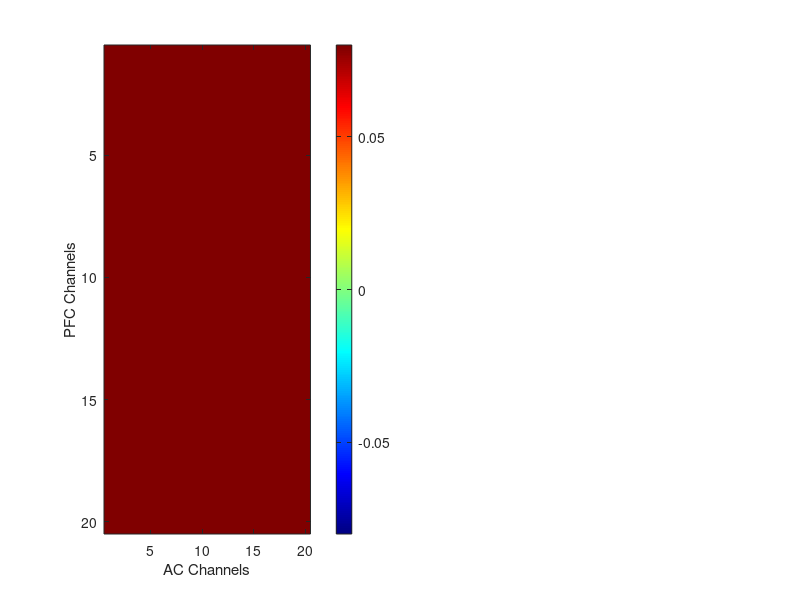

Write the MATLAB code that produced this figure. (Note: this script raises an error after producing the figure.)
%% Define data

Frequency_Band  = 'theta';                     % Options: 'theta', 'alpha', 'beta', 'gamma', 'highGamma'
Statistic       = 'PSI';                       % Options: 'Granger' or 'Coherence'
animals         = {'MrCassius', 'MrM'};                     % Options: 'MrCassius' and/or 'MrM'
Epoch           = 'testToneOnset';
Behavior        = 'Correct';                   % Options: Correct or Wrong

% Select PSI data directory
% as of 1/14/25 the most important input is the directory because it
% determines what two conditions are stored in the file 

rootdir  = 'C:\Users\Corey Roach\Documents\00_DATA\PriorOnly_TestTone_HighSNR_Correct_Congruency_PSI';
%savedir = 'C:\Users\Corey Roach\Documents\00_DATA\PretoneOnly_TestTone_HighSNR_Correct_Congruency_PSI';                                        % path to the parent directory where all new data will be stored (save structure: RecDate >> Animal >> Epoch >> all figures/files)
sessions = dir(fullfile(rootdir, '19*'));

% designations are used for outfile naming convention only
SNR_designation = 'High';                     % Options: HighSNR or LowSNR
Condition_1_designation = 'Congruent_Trials';    % Options: Can be almost any 
Condition_2_designation = 'Incongruent_Trials';

%%

% Define the PFC and AC channel labels and generate temporary grids

channels = arrayfun(@(x) sprintf('ch%02d', x), 3:22, 'UniformOutput', false);
Condition_1_PSI_grid = cell(20, 20); 
Condition_2_PSI_grid = cell(20, 20);

%% Loop through all sessions and sort PSI values by channel-pair 

% Preallocate cell arrays for storing results
num_sessions   = length(sessions);
monte_Results  = cell(num_sessions, 1);
Wilcox_Results = cell(num_sessions, 1);

for i = 1:length(sessions)

    RecDate = sessions(i).name;

    for j = 1:length(animals)

        Animal = animals{j};
        
        if exist(fullfile(rootdir, RecDate, Animal, extractBefore(Epoch, 'Onset'), 'Correct'), 'dir')
            if strcmp(Statistic, 'PSI')
                files = dir(fullfile(rootdir, RecDate, Animal, extractBefore(Epoch, 'Onset'), 'Correct', ['*' Frequency_Band '*PSI_data.mat']));
            end
        else
        continue;
        end
        
        if ~isempty(files)
            fprintf('Processing session %s: ', num2str(RecDate));
        end

            for k = 1:length(files) % runs if there are any processed channel pairs in given frequency band
        
            file_name = files(k).name;

            % pull this sessions, PSI data 
            if strcmp(Statistic, 'PSI')
            channel_files = dir(fullfile(rootdir, RecDate, Animal, 'testTone', 'Correct', [extractBefore(file_name, 'PSI') '*']));
            end

            % 
            datadir = fullfile(rootdir, RecDate, Animal, extractBefore(Epoch, 'Onset'), 'Correct', file_name);
            load(datadir);
           
            dataMatrix_1  = PSI_Condition_1.psispctrm; 
            labels_1      = PSI_Condition_1.labelcmb;         
            dataMatrix_2  = PSI_Condition_2.psispctrm; 
            labels_2      = PSI_Condition_2.labelcmb;         
    
           % Populate Condition_1_PSI_grid with data
        
           for rowIdx_1 = 1:size(dataMatrix_1, 1)

            % Extract channel pair from label
            pfcLabel = labels_1{rowIdx_1, 1};  % First column: PFC label (e.g., 'D1_PFC_ch05')
            acLabel  = labels_1{rowIdx_1, 2};  % Second column: AC label (e.g., 'D3_AC_ch04')
            
            % Remove the 'D' component and isolate the channel labels
            pfcChannel = regexp(pfcLabel, 'PFC_ch\d+', 'match', 'once');  % Extract PFC channel
            acChannel  = regexp(acLabel, 'AC_ch\d+', 'match', 'once');    % Extract AC channel
        
            % Find indices in the grid
            pfcIdx = find(strcmp(channels, strrep(pfcChannel, 'PFC_', '')));
            acIdx = find(strcmp(channels, strrep(acChannel, 'AC_', '')));
        
                % Assign the data row to the grid position
                if ~isempty(pfcIdx) && ~isempty(acIdx)
                    if isempty(Condition_1_PSI_grid{pfcIdx, acIdx})
                    % Initialize the cell with the first row of data
                    Condition_1_PSI_grid{pfcIdx, acIdx} = dataMatrix_1(rowIdx_1, :);
                    else
                    % Append the new row of data to the existing data
                    Condition_1_PSI_grid{pfcIdx, acIdx} = [Condition_1_PSI_grid{pfcIdx, acIdx}; dataMatrix_1(rowIdx_1, :)];
                    end

                end
           end

           % Populate Condition_2_PSI_grid with data 

           for rowIdx_2 = 1:size(dataMatrix_2, 1)

            % Extract channel pair from label
            pfcLabel = labels_2{rowIdx_2, 1}; % First column: PFC label (e.g., 'D1_PFC_ch05')
            acLabel  = labels_2{rowIdx_2, 2};  % Second column: AC label (e.g., 'D3_AC_ch04')
            
            % Remove the 'D' component and isolate the channel labels
            pfcChannel = regexp(pfcLabel, 'PFC_ch\d+', 'match', 'once'); % Extract PFC channel
            acChannel  = regexp(acLabel, 'AC_ch\d+', 'match', 'once');    % Extract AC channel
        
            % Find indices in the grid
            pfcIdx = find(strcmp(channels, strrep(pfcChannel, 'PFC_', '')));
            acIdx  = find(strcmp(channels, strrep(acChannel, 'AC_', '')));
        
                % Assign the data row to the grid position
                if ~isempty(pfcIdx) && ~isempty(acIdx)
                    if isempty(Condition_2_PSI_grid{pfcIdx, acIdx})
                    % Initialize the cell with the first row of data
                    Condition_2_PSI_grid{pfcIdx, acIdx} = dataMatrix_2(rowIdx_2, :);
                    else
                    % Append the new row of data to the existing data
                    Condition_2_PSI_grid{pfcIdx, acIdx} = [Condition_2_PSI_grid{pfcIdx, acIdx}; dataMatrix_2(rowIdx_2, :)];
                    end                 
                end
           end
          
            
           [Wilcox_results, monte_results] = PSIScratchPad_v2(Frequency_Band, PSI_Condition_1, PSI_Condition_2);

            % Store results for this session
            monte_Results{i} = monte_results;
            Wilcox_Results{i} = Wilcox_results;


          end
      end
  end


%% 

num_sessions = length(Wilcox_Results);

% Preallocate column arrays
PFC_to_AC_Monte = [];
AC_to_PFC_Monte = [];

for i = 1:num_sessions
    % Check if the current cell in monte_Results is empty
    if isempty(monte_Results{i})
        continue; % Skip this iteration if the cell is empty
    end
    
    % Check if the required fields exist before accessing them
    if isfield(monte_Results{i}, 'pfc_to_ac') && isfield(monte_Results{i}, 'ac_to_pfc')
        % Extract PFC_to_AC and AC_to_PFC values safely
        PFC_to_AC_Monte = [PFC_to_AC_Monte; monte_Results{i}.pfc_to_ac(:)];
        AC_to_PFC_Monte = [AC_to_PFC_Monte; monte_Results{i}.ac_to_pfc(:)];
    end
end


%% percentage

% Count the number of values ≤ 0.05
PFC_to_AC_num_significant = sum(PFC_to_AC_Monte <= 0.05);
PFC_to_AC_total_values = numel(PFC_to_AC_Monte);
PFC_to_AC_percent_significant = (PFC_to_AC_num_significant / PFC_to_AC_total_values) * 100;

AC_to_PFC_num_significant = sum(AC_to_PFC_Monte <= 0.05);
AC_to_PFC_total_values = numel(AC_to_PFC_Monte);
AC_to_PFC_percent_significant = (AC_to_PFC_num_significant / AC_to_PFC_total_values) * 100;

%% Chi-Squared Test for Proportions 

observed = [PFC_to_AC_num_significant, PFC_to_AC_total_values - PFC_to_AC_num_significant; AC_to_PFC_num_significant, AC_to_PFC_total_values - AC_to_PFC_num_significant];

% Perform chi-square test
[h, p, stats] = fishertest(observed);


%% Average selected bands to output a single PSI value per channel pair (Condition 1)

if strcmp(Frequency_Band,'theta') == 1
% Define the range of columns to average
columnRange = 5:8;

% Initialize a new grid to store the averaged values
averagedGrid_1 = nan(20, 20); % Use NaN to handle empty grid positions

% Loop through each position in the grid
for pfcIdx = 1:20
    for acIdx = 1:20
        % Check if the grid position contains data
        if ~isempty(Condition_1_PSI_grid{pfcIdx, acIdx})
            % Extract the data matrix for the current position
            dataposition = Condition_1_PSI_grid{pfcIdx, acIdx};

            % Compute the average of the selected columns
            columnAverage = mean(dataposition(:, columnRange), 'all', 'omitnan');

            % Store the average in the new grid
            averagedGrid_1(pfcIdx, acIdx) = columnAverage;
        end
    end
end
end
% 
% if strcmp(Frequency_Band,'alpha') == 1
% % Define the range of columns to average
% columnRange = 8:14;
% 
% % Initialize a new grid to store the averaged values
% averagedGrid_1 = nan(20, 20); % Use NaN to handle empty grid positions
% 
% % Loop through each position in the grid
% for pfcIdx = 1:20
%     for acIdx = 1:20
%         % Check if the grid position contains data
%         if ~isempty(Condition_1_PSI_grid{pfcIdx, acIdx})
%             % Extract the data matrix for the current position
%             dataposition = Condition_1_PSI_grid{pfcIdx, acIdx};
% 
%             % Compute the average of the selected columns
%             columnAverage = mean(dataposition(:, columnRange), 'all', 'omitnan');
% 
%             % Store the average in the new grid
%             averagedGrid_1(pfcIdx, acIdx) = columnAverage;
%         end
%     end
% end
% end
% 
% if strcmp(Frequency_Band,'beta') == 1
% % Define the range of columns to average
% columnRange = 15:30;
% 
% % Initialize a new grid to store the averaged values
% averagedGrid_1 = nan(20, 20); % Use NaN to handle empty grid positions
% 
% % Loop through each position in the grid
% for pfcIdx = 1:20
%     for acIdx = 1:20
%         % Check if the grid position contains data
%         if ~isempty(Condition_1_PSI_grid{pfcIdx, acIdx})
%             % Extract the data matrix for the current position
%             dataposition = Condition_1_PSI_grid{pfcIdx, acIdx};
% 
%             % Compute the average of the selected columns
%             columnAverage = mean(dataposition(:, columnRange), 'all', 'omitnan');
% 
%             % Store the average in the new grid
%             averagedGrid_1(pfcIdx, acIdx) = columnAverage;
%         end
%     end
% end
% end
% 
%% Average selected bands to output a single PSI value per channel pair (Condition 2)

if strcmp(Frequency_Band,'theta') == 1
% Define the range of columns to average
columnRange = 5:8;

% Initialize a new grid to store the averaged values
averagedGrid_2 = nan(20, 20); % Use NaN to handle empty grid positions

% Loop through each position in the grid
for pfcIdx = 1:20
    for acIdx = 1:20
        % Check if the grid position contains data
        if ~isempty(Condition_2_PSI_grid{pfcIdx, acIdx})
            % Extract the data matrix for the current position
            dataposition = Condition_2_PSI_grid{pfcIdx, acIdx};

            % Compute the average of the selected columns
            columnAverage = mean(dataposition(:, columnRange), 'all', 'omitnan');

            % Store the average in the new grid
            averagedGrid_2(pfcIdx, acIdx) = columnAverage;
        end
    end
end
end

% if strcmp(Frequency_Band,'alpha') == 1
% % Define the range of columns to average
% columnRange = 8:14;
% 
% % Initialize a new grid to store the averaged values
% averagedGrid_2 = nan(20, 20); % Use NaN to handle empty grid positions
% 
% % Loop through each position in the grid
% for pfcIdx = 1:20
%     for acIdx = 1:20
%         % Check if the grid position contains data
%         if ~isempty(Condition_2_PSI_grid{pfcIdx, acIdx})
%             % Extract the data matrix for the current position
%             dataposition = Condition_2_PSI_grid{pfcIdx, acIdx};
% 
%             % Compute the average of the selected columns
%             columnAverage = mean(dataposition(:, columnRange), 'all', 'omitnan');
% 
%             % Store the average in the new grid
%             averagedGrid_2(pfcIdx, acIdx) = columnAverage;
%         end
%     end
% end
% end
% 
% if strcmp(Frequency_Band,'beta') == 1
% % Define the range of columns to average
% columnRange = 15:30;
% 
% % Initialize a new grid to store the averaged values
% averagedGrid_2 = nan(20, 20); % Use NaN to handle empty grid positions
% 
% % Loop through each position in the grid
% for pfcIdx = 1:20
%     for acIdx = 1:20
%         % Check if the grid position contains data
%         if ~isempty(Condition_2_PSI_grid{pfcIdx, acIdx})
%             % Extract the data matrix for the current position
%             dataposition = Condition_2_PSI_grid{pfcIdx, acIdx};
% 
%             % Compute the average of the selected columns
%             columnAverage = mean(dataposition(:, columnRange), 'all', 'omitnan');
% 
%             % Store the average in the new grid
%             averagedGrid_2(pfcIdx, acIdx) = columnAverage;
%         end
%     end
% end
% end

% %%
% 
% % Determine the global color range
% % globalMin = min([averagedGrid_1(:); averagedGrid_2(:)]);
% % globalMax = max([averagedGrid_1(:); averagedGrid_2(:)]);
% 
% % Determine the global color range
% globalMin = .001;
% globalMax = .15;
% 
% % Plot the first heatmap
% figure;
% subplot(1, 2, 1); % Create a subplot for side-by-side comparison
% imagesc(averagedGrid_1);
% colormap(jet); % Apply the same colormap
% caxis([globalMin, globalMax]); % Set consistent color limits
% % caxis([-.1, .1]); % Set consistent color limits
% 
% % Plot the first heatmap
% figure;
% subplot(1, 2, 1); % Create a subplot for side-by-side comparison
% imagesc(averagedGrid_1);
% colormap(jet); % Apply the same colormap
% caxis([globalMin, globalMax]); % Set consistent color limits
% % caxis([-.1, .1]); % Set consistent color limits
% 
% colorbar; % Add color bar
% 
% % Add axis labels and title
% xlabel('AC Channels');
% ylabel('PFC Channels');
% title([ 'Congruent  ', '', Statistic, '-', Frequency_Band, '-', Animal]);
% 
% % Adjust axis ticks to reflect channel numbers
% xticks(1:20);
% yticks(1:20);
% xticklabels(arrayfun(@(x) sprintf('ch%02d', x), 3:22, 'UniformOutput', false));
% yticklabels(arrayfun(@(x) sprintf('ch%02d', x), 3:22, 'UniformOutput', false));
% 
% % Improve visual appearance
% axis square; % Make the heatmap square
% 
% % Plot the second heatmap
% subplot(1, 2, 2); % Second subplot
% imagesc(averagedGrid_2);
% colormap(jet); % Apply the same colormap
% caxis([globalMin, globalMax]); % Set consistent color limits
% % caxis([-.1, .1]); % Set consistent color limits
% colorbar; % Add color bar
% 
% % Add axis labels and title
% xlabel('AC Channels');
% ylabel('PFC Channels');
% title([ 'Incongruent  ', '', Statistic, '-', Frequency_Band, '-', Animal]);
% 
% % Adjust axis ticks to reflect channel numbers
% xticks(1:20);
% yticks(1:20);
% xticklabels(arrayfun(@(x) sprintf('ch%02d', x), 3:22, 'UniformOutput', false));
% yticklabels(arrayfun(@(x) sprintf('ch%02d', x), 3:22, 'UniformOutput', false));
% 
% % Improve visual appearance
% axis square; % Make the heatmap square

% Determine the global color range
globalMin = -0.08;
globalMax = 0.08;

% Clamp values to the global color range
averagedGrid_1_clamped = max(globalMin, min(globalMax, averagedGrid_1));
averagedGrid_2_clamped = max(globalMin, min(globalMax, averagedGrid_2));

% Plot the first heatmap
figure;
subplot(1, 2, 1);
imagesc(averagedGrid_1_clamped);
colormap(jet(256)); % 256 instead of default 64
%colormap(jet)
caxis([globalMin, globalMax]);
colorbar;
xlabel('AC Channels');
ylabel('PFC Channels');
title(['Congruent  ', Statistic, '-', Frequency_Band, '-', Animal]);
xticks(1:20);
yticks(1:20);
xticklabels(arrayfun(@(x) sprintf('ch%02d', x), 3:22, 'UniformOutput', false));
yticklabels(arrayfun(@(x) sprintf('ch%02d', x), 3:22, 'UniformOutput', false));
axis square;

% Plot the second heatmap
subplot(1, 2, 2);
imagesc(averagedGrid_2_clamped);
colormap(jet(256)); % 256 instead of default 64
caxis([globalMin, globalMax]);
colorbar;
xlabel('AC Channels');
ylabel('PFC Channels');
title(['Incongruent  ', Statistic, '-', Frequency_Band, '-', Animal]);
xticks(1:20);
yticks(1:20);
xticklabels(arrayfun(@(x) sprintf('ch%02d', x), 3:22, 'UniformOutput', false));
yticklabels(arrayfun(@(x) sprintf('ch%02d', x), 3:22, 'UniformOutput', false));
axis square;

%%
% Assume averagedGrid_1 is your 20x20 array

% Create matrices for positive and negative values
averagedGrid_1_pos = zeros(size(averagedGrid_1));
averagedGrid_1_neg = zeros(size(averagedGrid_1));

% Assign positive values
averagedGrid_1_pos(averagedGrid_1 > 0) = averagedGrid_1(averagedGrid_1 > 0);
% Assign negative values
averagedGrid_1_neg(averagedGrid_1 < 0) = averagedGrid_1(averagedGrid_1 < 0);

% Assume averagedGrid_2 is your 20x20 array

% Create matrices for positive and negative values
averagedGrid_2_pos = zeros(size(averagedGrid_2));
averagedGrid_2_neg = zeros(size(averagedGrid_2));

% Assign positive values
averagedGrid_2_pos(averagedGrid_2 > 0) = averagedGrid_2(averagedGrid_2 > 0);
% Assign negative values
averagedGrid_2_neg(averagedGrid_2 < 0) = averagedGrid_2(averagedGrid_2 < 0);


%%

Summary = PosNegHistogram(averagedGrid_1_pos, averagedGrid_1_neg, averagedGrid_2_pos, averagedGrid_2_neg, 20);


%%

% PriorOnly_TestTone_HighSNR_Correct_Congruent_PFC_2_AC   = averagedGrid_1_pos;
% PriorOnly_TestTone_HighSNR_Correct_Incongruent_PFC_2_AC = averagedGrid_2_pos;
% PriorOnly_TestTone_HighSNR_Correct_Congruent_AC_2_PFC   = averagedGrid_1_neg;
% PriorOnly_TestTone_HighSNR_Correct_Incongruent_AC_2_PFC = averagedGrid_2_neg;
% 
% % Define the directory where you want to save the files
% save_dir = 'C:\Users\Corey Roach\Documents\00_DATA\PSI_Histogram_Summary'; % Change this to your actual directory
% 
% % List of variables to save
% vars = {'PriorOnly_TestTone_HighSNR_Correct_Congruent_PFC_2_AC', 'PriorOnly_TestTone_HighSNR_Correct_Incongruent_PFC_2_AC', 'PriorOnly_TestTone_HighSNR_Correct_Congruent_AC_2_PFC', 'PriorOnly_TestTone_HighSNR_Correct_Incongruent_AC_2_PFC'}; % Replace with your actual variable names
% 
% % Loop through each variable and save it
% for i = 1:length(vars)
%     var_name = vars{i};
%     file_path = fullfile(save_dir, [var_name, '.mat']); % Create full file path
%     save(file_path, var_name); % Save the variable with its name
% end


%%
% 
% PretoneOnly_TestTone_HighSNR_Correct_Congruent_PFC_2_AC   = averagedGrid_1_pos;
% PretoneOnly_TestTone_HighSNR_Correct_Incongruent_PFC_2_AC = averagedGrid_2_pos;
% PretoneOnly_TestTone_HighSNR_Correct_Congruent_AC_2_PFC   = averagedGrid_1_neg;
% PretoneOnly_TestTone_HighSNR_Correct_Incongruent_AC_2_PFC = averagedGrid_2_neg;
% 
% % Define the directory where you want to save the files
% save_dir = 'C:\Users\Corey Roach\Documents\00_DATA\PSI_Histogram_Summary'; % Change this to your actual directory
% 
% % List of variables to save
% vars = {'PretoneOnly_TestTone_HighSNR_Correct_Congruent_PFC_2_AC', 'PretoneOnly_TestTone_HighSNR_Correct_Incongruent_PFC_2_AC', 'PretoneOnly_TestTone_HighSNR_Correct_Congruent_AC_2_PFC', 'PretoneOnly_TestTone_HighSNR_Correct_Incongruent_AC_2_PFC'}; % Replace with your actual variable names
% 
% % Loop through each variable and save it
% for i = 1:length(vars)
%     var_name = vars{i};
%     file_path = fullfile(save_dir, [var_name, '.mat']); % Create full file path
%     save(file_path, var_name); % Save the variable with its name
% end

%%

% PriorOnly_TestTone_LowSNR_Correct_Congruent_PFC_2_AC   = averagedGrid_1_pos;
% PriorOnly_TestTone_LowSNR_Correct_Incongruent_PFC_2_AC = averagedGrid_2_pos;
% PriorOnly_TestTone_LowSNR_Correct_Congruent_AC_2_PFC   = averagedGrid_1_neg;
% PriorOnly_TestTone_LowSNR_Correct_Incongruent_AC_2_PFC = averagedGrid_2_neg;
% 
% % Define the directory where you want to save the files
% save_dir = 'C:\Users\Corey Roach\Documents\00_DATA\PSI_Histogram_Summary'; % Change this to your actual directory
% 
% % List of variables to save
% vars = {'PriorOnly_TestTone_LowSNR_Correct_Congruent_PFC_2_AC', 'PriorOnly_TestTone_LowSNR_Correct_Incongruent_PFC_2_AC', 'PriorOnly_TestTone_LowSNR_Correct_Congruent_AC_2_PFC', 'PriorOnly_TestTone_LowSNR_Correct_Incongruent_AC_2_PFC'}; % Replace with your actual variable names
% 
% % Loop through each variable and save it
% for i = 1:length(vars)
%     var_name = vars{i};
%     file_path = fullfile(save_dir, [var_name, '.mat']); % Create full file path
%     save(file_path, var_name); % Save the variable with its name
% end

%%
% 
PretoneOnly_TestTone_LowSNR_Correct_Congruent_PFC_2_AC   = averagedGrid_1_pos;
PretoneOnly_TestTone_LowSNR_Correct_Incongruent_PFC_2_AC = averagedGrid_2_pos;
PretoneOnly_TestTone_LowSNR_Correct_Congruent_AC_2_PFC   = averagedGrid_1_neg;
PretoneOnly_TestTone_LowSNR_Correct_Incongruent_AC_2_PFC = averagedGrid_2_neg;

%Define the directory where you want to save the files
save_dir = 'C:\Users\Corey Roach\Documents\00_DATA\PSI_Histogram_Summary'; % Change this to your actual directory

% List of variables to save
vars = {'PretoneOnly_TestTone_LowSNR_Correct_Congruent_PFC_2_AC', 'PretoneOnly_TestTone_LowSNR_Correct_Incongruent_PFC_2_AC', 'PretoneOnly_TestTone_LowSNR_Correct_Congruent_AC_2_PFC', 'PretoneOnly_TestTone_LowSNR_Correct_Incongruent_AC_2_PFC'}; % Replace with your actual variable names

% Loop through each variable and save it
for i = 1:length(vars)
    var_name = vars{i};
    file_path = fullfile(save_dir, [var_name, '.mat']); % Create full file path
    save(file_path, var_name); % Save the variable with its name
end
